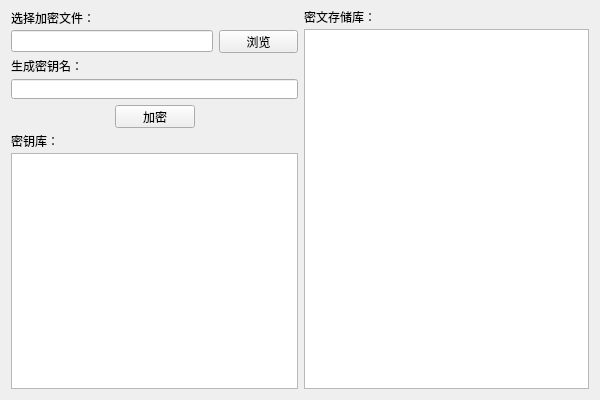
<?xml version="1.0" encoding="UTF-8"?>
<ui version="4.0">
 <class>File_Encrypt_StoreClass</class>
 <widget class="QMainWindow" name="File_Encrypt_StoreClass">
  <property name="geometry">
   <rect>
    <x>0</x>
    <y>0</y>
    <width>600</width>
    <height>400</height>
   </rect>
  </property>
  <property name="windowTitle">
   <string>File_Encrypt_Store</string>
  </property>
  <widget class="QWidget" name="centralWidget">
   <layout class="QHBoxLayout" name="horizontalLayout_4">
    <item>
     <layout class="QHBoxLayout" name="horizontalLayout_3">
      <item>
       <layout class="QVBoxLayout" name="verticalLayout">
        <item>
         <widget class="QLabel" name="label">
          <property name="minimumSize">
           <size>
            <width>285</width>
            <height>12</height>
           </size>
          </property>
          <property name="text">
           <string>选择加密文件：</string>
          </property>
         </widget>
        </item>
        <item>
         <layout class="QHBoxLayout" name="horizontalLayout">
          <item>
           <widget class="QLineEdit" name="file_path_lineEdit">
            <property name="minimumSize">
             <size>
              <width>202</width>
              <height>20</height>
             </size>
            </property>
            <property name="readOnly">
             <bool>true</bool>
            </property>
           </widget>
          </item>
          <item>
           <widget class="QPushButton" name="browse_button">
            <property name="minimumSize">
             <size>
              <width>75</width>
              <height>23</height>
             </size>
            </property>
            <property name="text">
             <string>浏览</string>
            </property>
           </widget>
          </item>
         </layout>
        </item>
        <item>
         <widget class="QLabel" name="label_2">
          <property name="minimumSize">
           <size>
            <width>285</width>
            <height>12</height>
           </size>
          </property>
          <property name="text">
           <string>生成密钥名：</string>
          </property>
         </widget>
        </item>
        <item>
         <widget class="QLineEdit" name="key_name_lineEdit">
          <property name="minimumSize">
           <size>
            <width>285</width>
            <height>20</height>
           </size>
          </property>
         </widget>
        </item>
        <item>
         <layout class="QHBoxLayout" name="horizontalLayout_2">
          <item>
           <spacer name="horizontalSpacer">
            <property name="minimumSize">
             <size>
              <width>98</width>
              <height>23</height>
             </size>
            </property>
            <property name="orientation">
             <enum>Qt::Horizontal</enum>
            </property>
            <property name="sizeHint" stdset="0">
             <size>
              <width>40</width>
              <height>20</height>
             </size>
            </property>
           </spacer>
          </item>
          <item>
           <widget class="QPushButton" name="encrypt_button">
            <property name="minimumSize">
             <size>
              <width>75</width>
              <height>23</height>
             </size>
            </property>
            <property name="text">
             <string>加密</string>
            </property>
           </widget>
          </item>
          <item>
           <spacer name="horizontalSpacer_2">
            <property name="minimumSize">
             <size>
              <width>98</width>
              <height>23</height>
             </size>
            </property>
            <property name="orientation">
             <enum>Qt::Horizontal</enum>
            </property>
            <property name="sizeHint" stdset="0">
             <size>
              <width>40</width>
              <height>20</height>
             </size>
            </property>
           </spacer>
          </item>
         </layout>
        </item>
        <item>
         <widget class="QLabel" name="label_4">
          <property name="minimumSize">
           <size>
            <width>285</width>
            <height>12</height>
           </size>
          </property>
          <property name="text">
           <string>密钥库：</string>
          </property>
         </widget>
        </item>
        <item>
         <widget class="QTableWidget" name="cipher_key_tablewidget">
          <property name="minimumSize">
           <size>
            <width>285</width>
            <height>236</height>
           </size>
          </property>
         </widget>
        </item>
       </layout>
      </item>
      <item>
       <layout class="QVBoxLayout" name="verticalLayout_2">
        <item>
         <widget class="QLabel" name="label_3">
          <property name="minimumSize">
           <size>
            <width>285</width>
            <height>12</height>
           </size>
          </property>
          <property name="text">
           <string>密文存储库：</string>
          </property>
         </widget>
        </item>
        <item>
         <widget class="QTableWidget" name="cipher_text_tablewidget">
          <property name="minimumSize">
           <size>
            <width>285</width>
            <height>360</height>
           </size>
          </property>
         </widget>
        </item>
       </layout>
      </item>
     </layout>
    </item>
   </layout>
  </widget>
 </widget>
 <layoutdefault spacing="6" margin="11"/>
 <resources>
  <include location="file_encrypt_store.qrc"/>
 </resources>
 <connections/>
</ui>
